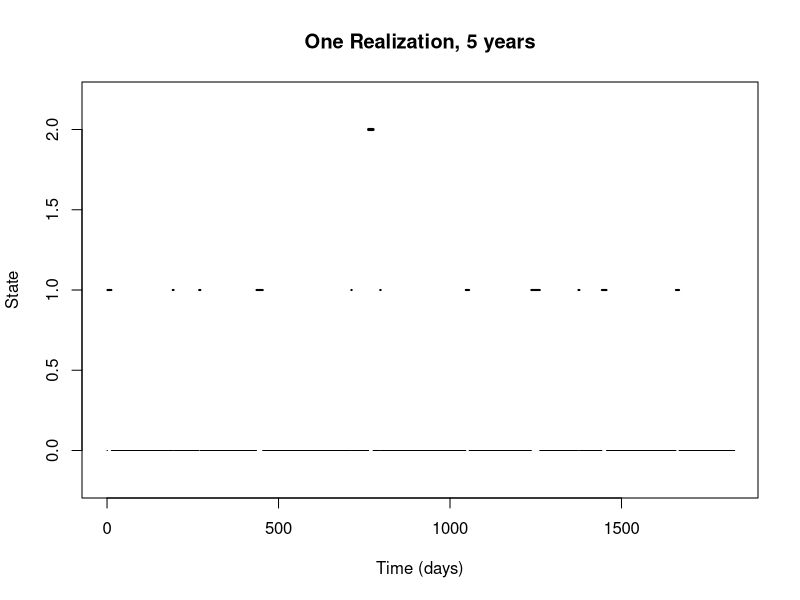
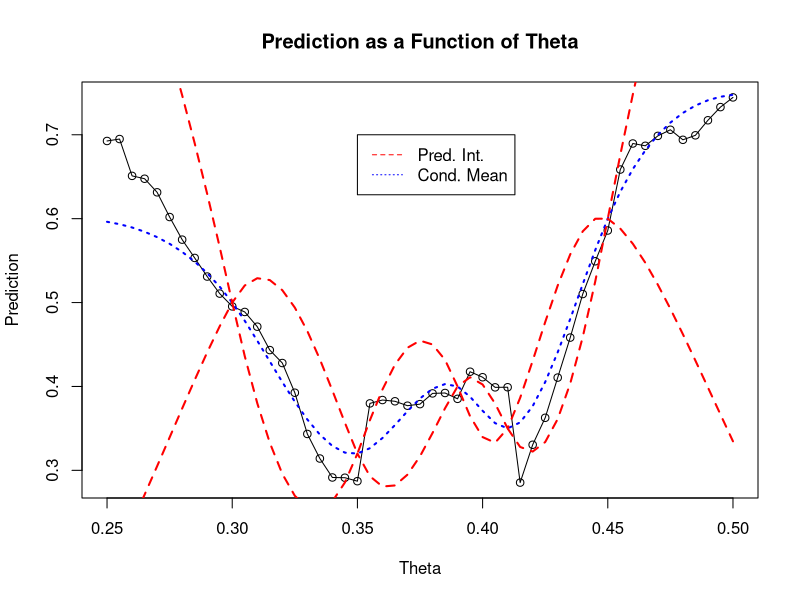
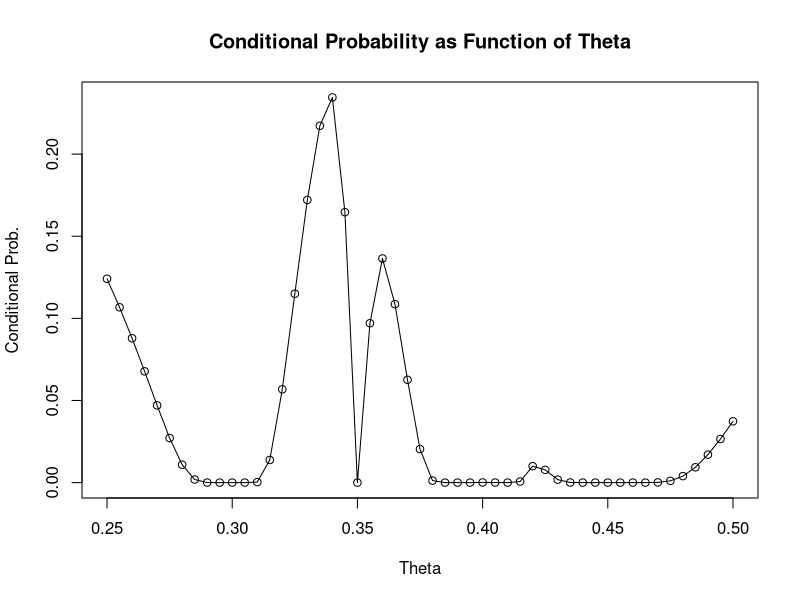
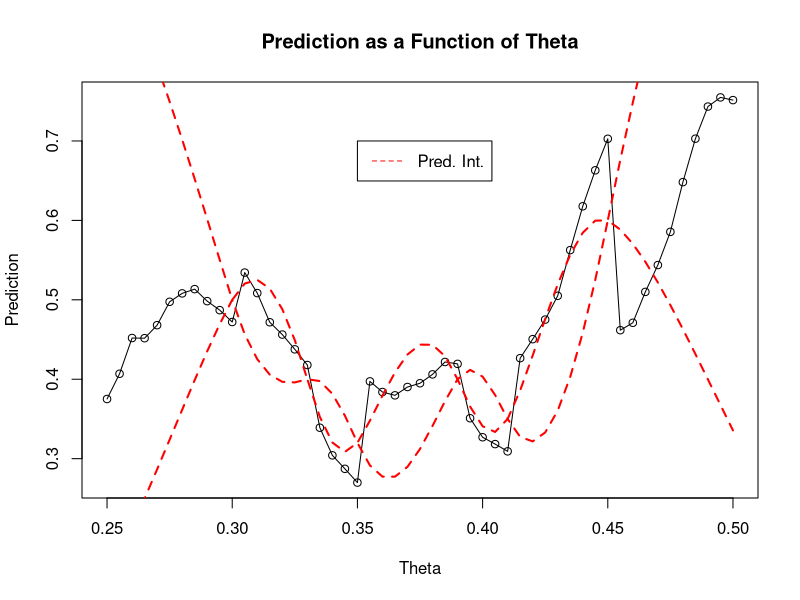
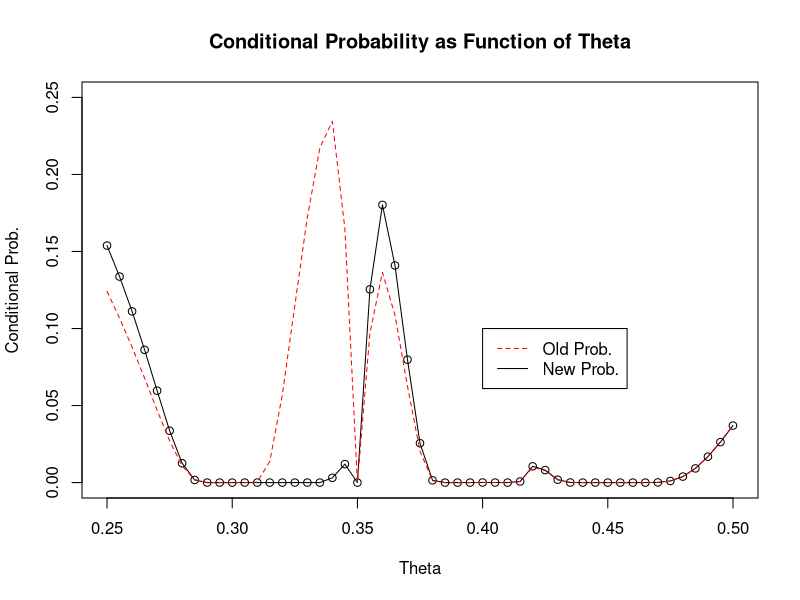

Write the R code that produced these figures, in order.
#Project 2 Stochastic Modelling
#Problem 1: Modelling the common cold

#Constants
alpha = 0.1
lambda = 1/100
mu_L = 1/7
mu_H = 1/20

simulate_markov <- function(state0, tEnd, plot) {
  
  time_infected = 0
  time_between_Ih = 0
  time_between_Ih_list <- c()
  
  if (plot) {
    plot(NULL, NULL, 
         xlim = c(0, tEnd), 
         ylim = c(-0.2, 2.2), 
         xlab = "Time (days)", 
         lwd = 5,
         ylab = "State", 
         main = "One Realization, 5 years")
  }
  
  time = 0
  state = state0
  while (time < tEnd) {
    if (state == 0) {
      #Sojourn time
      S =  rexp(1,rate = lambda)
      if (plot) {
        lines(c(time,time + S), c(state,state), lwd = 1)
      }
      
      #In case the sojourn time exceeds the end time
      if ( time + S > tEnd) {
        S = tEnd - time
      }
      time = time + S
      sample = runif(1)
      if (sample <= alpha) {
        state = 2
        if (time_between_Ih > 0) {
          time_between_Ih_list <- c(time_between_Ih_list, time - time_between_Ih)
          time_between_Ih = 0
        }
      }
      else {
        state = 1
      }
    }
    
    else if (state == 1) {
      S = rexp(1,rate = mu_L)
      if (plot) {
        lines(c(time,time + S), c(state,state), lwd = 2)
      }
      
      if ( time + S > tEnd) {
        S = tEnd - time
      }
      time = time + S
      time_infected = time_infected + S
      state = 0
    }
    
    else if (state == 2) {
      S = rexp(1,rate = mu_H)
      if (plot) {
        lines(c(time,time + S), c(state,state), lwd = 3)
      }
      
      if ( time + S > tEnd) {
        S = tEnd - time
      }
      time = time + S
      time_infected = time_infected + S
      time_between_Ih = time
      state = 0
    }
  }  
  
  return (c(time_infected/tEnd,mean(time_between_Ih_list)))
}


get_mean <- function(state0, tEnd, numSim) {
  result_list <- c()
  for (i in 1:numSim) {
    result <- simulate_markov(0,tEnd,FALSE)
    result_list <- c(result_list,result[2])
  }
  return (mean(result_list))
}

#1.c
tEnd = 5*365
result <-  simulate_markov(0, tEnd, TRUE)

#1.d
tEnd = 1000*365
result <-  simulate_markov(0, tEnd, FALSE)
time_infected <- result[1]
cat("Proportion of time infected in one realization: ",time_infected)

#1.e
numSim = 100
result <- get_mean(0,tEnd,numSim)
cat("\nAverage time between heavy infections over ", numSim, " realizations: ", result)

####### Problem 2
#Calibrating Climate Models

#2.a
std = 0.5
mu = 0.5
cov_function <- function(theta1, theta2){
  val = (1+15*abs(theta1 - theta2))*exp(-15*abs(theta1 -theta2)) * std^2
  return (val)
}

theta_grid = seq(from = 0.25, to = 0.50, by = 0.0049999)

#Known values
sample_points =  c(0.30,0.35,0.39,0.41,0.45)
sample_values = c(0.5, 0.32, 0.40, 0.35, 0.60)

#Function for creating covariance matrix
get_cov <-  function(vecA,vecB) {
  nA <- length(vecA)
  nB <- length(vecB)
  result <- matrix(nrow = nA, ncol = nB)
  for (i in 1:nA) {
    for (j in 1:nB) {
      result[i,j] = cov_function(vecA[i],vecB[j])
    }
  }
  return (result)
}

Sigma_AB <-  get_cov(theta_grid, sample_points)
Sigma_AA <-  get_cov(theta_grid, theta_grid)
Sigma_BB <- get_cov(sample_points, sample_points)

muA <-  rep(mu,length(theta_grid))
muB <- rep(mu,length(sample_points))

muC <- muA + Sigma_AB %*% solve(Sigma_BB) %*% (sample_values - muB)
Sigma_C <- Sigma_AA - Sigma_AB %*% solve(Sigma_BB) %*% t(Sigma_AB)

L <-  chol(Sigma_C)
z <- rnorm(length(theta_grid))
predict <- muC + L %*% z

plot(theta_grid, predict, main = "Prediction as a Function of Theta", xlab = "Theta", ylab = "Prediction")
lines(theta_grid, predict)

#Prediction interval
z005 = qnorm(0.95)

upper = muC + z005*sqrt(diag(Sigma_C))
lower = muC - z005*sqrt(diag(Sigma_C))

lines(theta_grid, muC, col = "blue", lwd = 2, lty = 3)

lines(theta_grid,upper, col = "red", lwd = 2, "l", lty = 2)
lines(theta_grid,lower, col = "red", lwd = 2, "l", lty = 2)
legend(0.35,0.7, legend=c("Pred. Int.", "Cond. Mean"), col=c("red", "blue"), lty=c(2,3))

#2.b
library(expm)   
y <- rep(0.30,length(theta_grid))
std_matrix <- Sigma_C %^% -0.5
standardize <- std_matrix %*% (y - muC)
probs1 <- pnorm(standardize)

# Done differently, since the above was wrong.
chance_vec1 <- rep(0,51)
for (i in 1:51){
  chance_vec1[i] <- pnorm(0.3,mean=muC[i],sd=sqrt(abs(Sigma_C[i,i])))
}

plot(theta_grid, chance_vec1, main = "Conditional Probability as Function of Theta", ylab = "Conditional Prob.", xlab = "Theta")
lines(theta_grid, chance_vec1)

#2.c
#Same as in a), but with one more point.
sample_points =  c(0.30,0.35,0.39,0.41,0.45, 0.33)
sample_values = c(0.5, 0.32, 0.40, 0.35, 0.60, 0.40)

Sigma_AB <-  get_cov(theta_grid, sample_points)
Sigma_AA <-  get_cov(theta_grid, theta_grid)
Sigma_BB <- get_cov(sample_points, sample_points)


muA <-  rep(mu,length(theta_grid))
muB <- rep(mu,length(sample_points))

muC <- muA + Sigma_AB %*% solve(Sigma_BB) %*% (sample_values - muB)
Sigma_C <- Sigma_AA - Sigma_AB %*% solve(Sigma_BB) %*% t(Sigma_AB)
Sigma_C


L = chol(Sigma_C)
z <- rnorm(length(theta_grid))
predict <- muC + L %*% z


plot(theta_grid, predict, main = "Prediction as a Function of Theta", xlab = "Theta", ylab = "Prediction")
lines(theta_grid, predict)

#Prediction interval
z005 <-  qnorm(0.95)

upper <-  muC + z005*sqrt(diag(Sigma_C))
lower <-  muC - z005*sqrt(diag(Sigma_C))

lines(theta_grid,upper, col = "red", lwd = 2, "l", lty = 2)
lines(theta_grid,lower, col = "red", lwd = 2, "l", lty = 2)
legend(0.35,0.7, legend=c("Pred. Int."), col=c("red"), lty=2)

y <- rep(0.30,length(theta_grid))
std_matrix <- Sigma_C %^% -0.5
standardize <- std_matrix %*% (y - muC)
probs <- pnorm(standardize)

# Done differently, since the above was wrong.
chance_vec <- rep(0,51)
for (i in 1:51){
  chance_vec[i] <- pnorm(0.3,mean=muC[i],sd=sqrt(abs(Sigma_C[i,i])))
}

plot(theta_grid, chance_vec, ylim = c(0, 0.25), main = "Conditional Probability as Function of Theta", ylab = "Conditional Prob.", xlab = "Theta")
lines(theta_grid, chance_vec)
lines(theta_grid, chance_vec1, col = "red", lty = 2)
legend(0.40, 0.10, c("Old Prob.", "New Prob."), col = c("red", "black"), lty=2:1)
